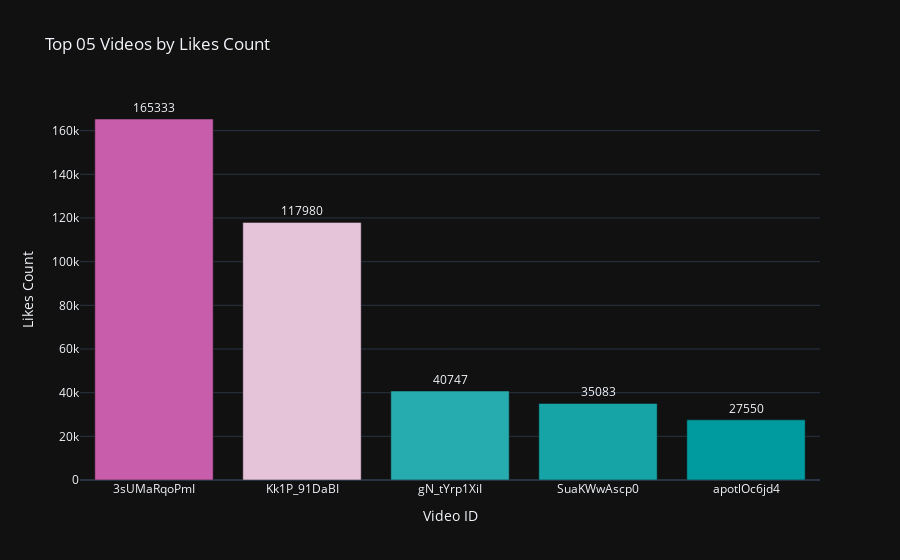

Notebook code for this chart:
### Code cell
import plotly.graph_objects as go

#Create a bar chart using Plotly with a tropic theme gradient and y-value numbers on top of the bars
fig_top_05_liked_videos = go.Figure(data=[
    go.Bar(
        x=top_05_liked_videos['Video ID'],
        y=top_05_liked_videos['Likes Count'],
        marker=dict(
            color=top_05_liked_videos['Likes Count'], colorscale='tropic'),
        text=top_05_liked_videos['Likes Count'],
        textposition='outside',
    )
])

fig_top_05_liked_videos.update_layout(
    title='Top 05 Videos by Likes Count',
    xaxis_title='Video ID',
    yaxis_title='Likes Count',
    template='plotly_dark'
)

fig_top_05_liked_videos.show()


#Define the HTML file path using the relative path to 'Exploratory Analysis Graphs'
html_file_name = 'Top_05_liked_videos_chart.html'
html_file_path = os.path.join(graphs_dir, html_file_name)

#Save the Plotly figure as an HTML file
fig_top_05_liked_videos.write_html(html_file_path)

print(f'HTML file saved as {html_file_path}')

### Figure 1 — Plotly figure (JSON) as saved in the notebook; plotly's stock layout.template omitted (floating-point values rounded to 4 significant figures)
{"data": [{"marker": {"color": [165333, 117980, 40747, 35083, 27550], "colorscale": [[0, "rgb(0, 155, 158)"], [0.1667, "rgb(66, 183, 185)"], [0.3333, "rgb(167, 211, 212)"], [0.5, "rgb(241, 241, 241)"], [0.6667, "rgb(228, 193, 217)"], [0.8333, "rgb(214, 145, 193)"], [1, "rgb(199, 93, 171)"]]}, "text": [165333, 117980, 40747, 35083, 27550], "textposition": "outside", "type": "bar", "x": ["3sUMaRqoPmI", "Kk1P_91DaBI", "gN_tYrp1XiI", "SuaKWwAscp0", "apotlOc6jd4"], "y": [165333, 117980, 40747, 35083, 27550]}], "layout": {"title": {"text": "Top 05 Videos by Likes Count"}, "xaxis": {"title": {"text": "Video ID"}}, "yaxis": {"title": {"text": "Likes Count"}}}}
